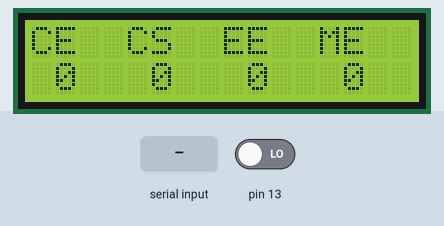
This sketch was run on a simulated Arduino Mega 2560, built with avr-gcc and run on an emulated ATmega2560. Parts: 16×2 character LCD. The inputs (shaded band) are chosen by the test bench; at power-on: pin 13 LOW.

Above: at 1.3 s.
1.4 s: "1" received over Serial
At 2.9 s:
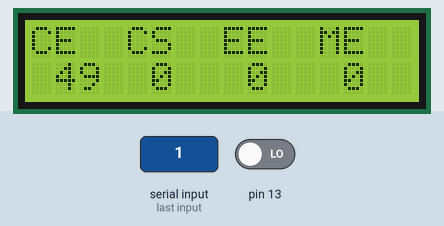
3.9 s: "1" received over the second serial link
At 6.0 s:
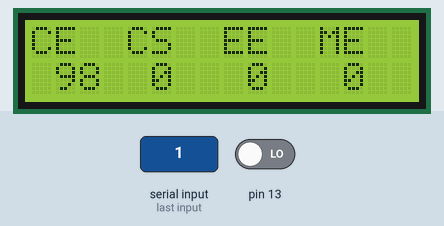
6.4 s: "0" received over Serial
At 8.0 s:
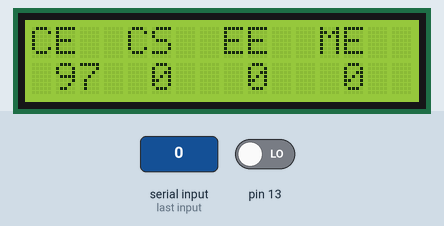
8.9 s: "0" received over the second serial link
At 10.9 s:
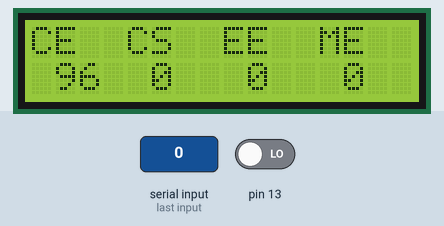
Timing chart, 0 to 12.4 s (numbered marks = the images above; inputs shaded):
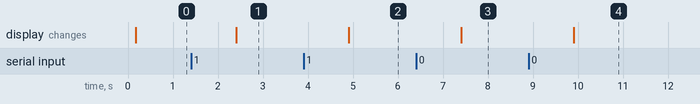

Measured:
- after the input at 1.4 s, the display: changes after 1.0 s (image 1)
- after the input at 3.9 s, the display: changes after 1.0 s (image 2)
- after the input at 6.4 s, the display: changes after 1.0 s (image 3)
- after the input at 8.9 s, the display: changes after 1.0 s (image 4)

The sketch:

master.ino
```cpp
#include<LiquidCrystal.h>
#include <EEPROM.h>
#include <Wire.h>

LiquidCrystal lcd(7, 6, 2, 3, 4, 5);
const int  ADDRESS = 17;
byte votes0 [4] ;
byte votes1 [4] ;
byte votes2 [4] ;
byte votes3 [4] ;
byte totalvote[4] = {0 , 0 , 0 , 0};
byte savedvote[4];
void setup() {
  pinMode(13, INPUT);
  Serial3.begin(9600);
  Serial2.begin(9600);
  Serial1.begin(9600); // opens serial port, sets data rate to 9600 bps
  Serial.begin(9600);
  lcd.begin(16, 2);
  lcd.print("    Voting Machine");
  delay(100);
  lcd.clear();
  lcd.setCursor(0,0);
  lcd.print("CE");
  lcd.setCursor(4,0);
  lcd.print("CS");
  lcd.setCursor(8,0);
  lcd.print("EE");
  lcd.setCursor(12,0);
  lcd.print("ME");
  EEPROM.get(ADDRESS , savedvote);

//  memoryRead(savedvote , 4);
  for (int i = 0 ; i < 4 ; i++ ){
    if (savedvote[i] == 255){
      savedvote[i] = 0;
    }
  }

}

void loop() {
    totalvote[0] = savedvote[0] + votes0[0]+votes1[0]+votes2[0]+votes3[0];
    totalvote[1] = savedvote[1] + votes0[1]+votes1[1]+votes2[1]+votes3[1];
    totalvote[2] = savedvote[2] + votes0[2]+votes1[2]+votes2[2]+votes3[2];
    totalvote[3] = savedvote[3] + votes0[3]+votes1[3]+votes2[3]+votes3[3];

    if (digitalRead(13) == HIGH){
      EEPROM.put(ADDRESS,totalvote);
    }
    lcd.setCursor(0,0);
    lcd.print("CE");
    lcd.setCursor(1,1);
    lcd.print(totalvote[0],DEC);
    lcd.setCursor(4,0);
    lcd.print("CS");
    lcd.setCursor(5,1);
    lcd.print(totalvote[1], DEC);
    lcd.setCursor(8,0);
    lcd.print("EE");
    lcd.setCursor(9,1);
    lcd.print(totalvote[2],DEC);
    lcd.setCursor(12,0);
    lcd.print("ME");
    lcd.setCursor(13,1);
    lcd.print(totalvote[3],DEC);

  if (Serial3.available() > 0){
    Serial3.readBytes(votes3 , 4);
  }

  if (Serial2.available() > 0){
    Serial2.readBytes(votes2 , 4);
  }


  if (Serial1.available() > 0) {
    Serial1.readBytes(votes1 , 4);
  }

  if (Serial.available() > 0){
    Serial.readBytes(votes0 , 4);
  }

}
```
